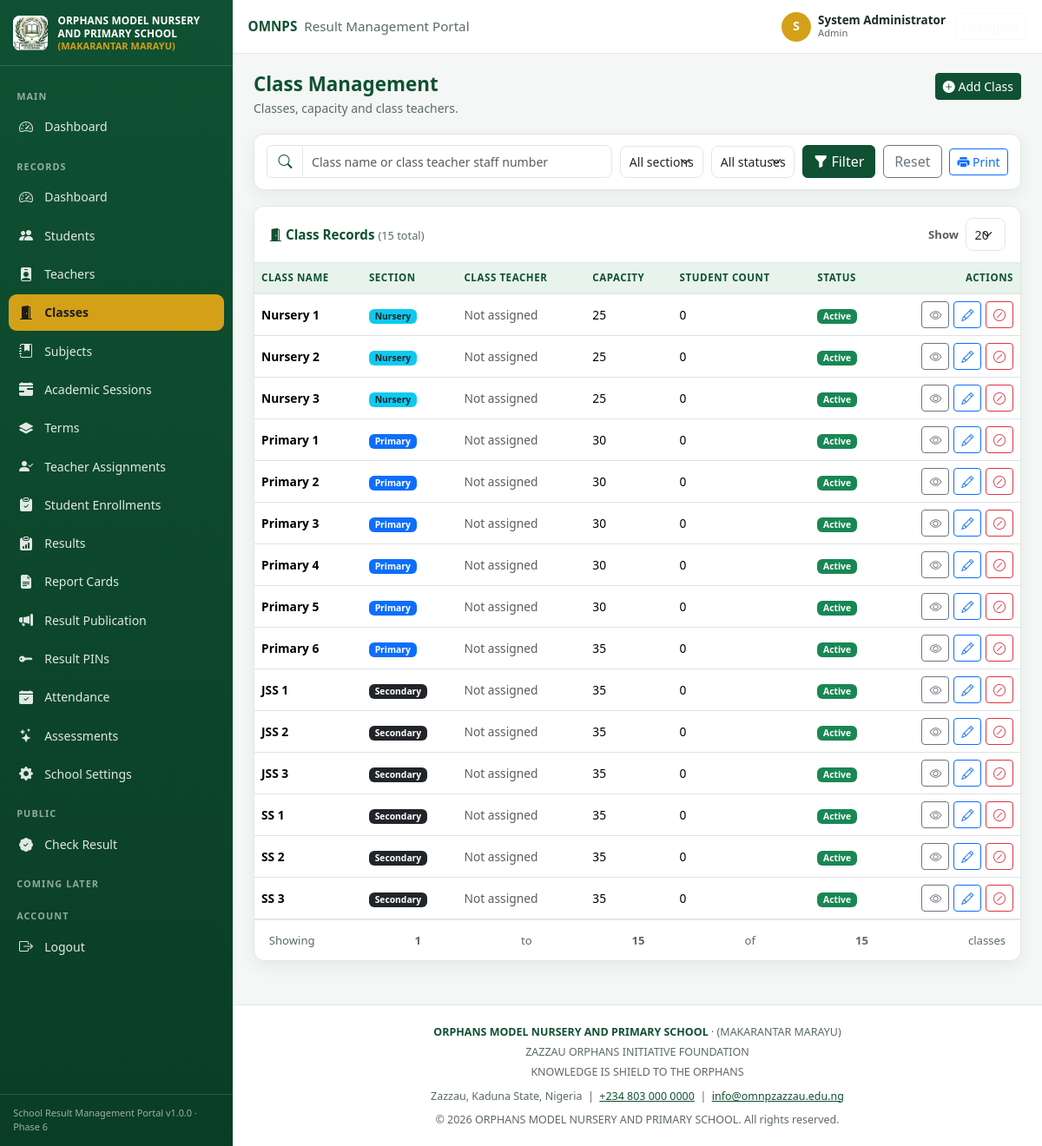
The page /admin/classes.php (signed in) on the database its author committed.
### tables this page shows
CREATE TABLE IF NOT EXISTS `school_settings` (
    `id`                    TINYINT UNSIGNED NOT NULL DEFAULT 1,

    `school_name`           VARCHAR(120) NOT NULL,
    `school_short_name`     VARCHAR(20)  NOT NULL,
    `school_campaign`       VARCHAR(80)  DEFAULT NULL,
    `school_foundation`     VARCHAR(120) DEFAULT NULL,
    `school_motto`          VARCHAR(120) DEFAULT NULL,
    `school_address`        VARCHAR(255) DEFAULT NULL,
    `school_phone`          VARCHAR(40)  DEFAULT NULL,
    `school_email`          VARCHAR(120) DEFAULT NULL,
    `school_website`        VARCHAR(120) DEFAULT NULL,

    `logo_path`             VARCHAR(255) DEFAULT NULL COMMENT 'Path to school logo image',
    `stamp_path`            VARCHAR(255) DEFAULT NULL COMMENT 'Path to school stamp/seal image',

    `created_at`            TIMESTAMP    NOT NULL DEFAULT CURRENT_TIMESTAMP,
    `updated_at`            TIMESTAMP    NOT NULL DEFAULT CURRENT_TIMESTAMP ON UPDATE CURRENT_TIMESTAMP,

    PRIMARY KEY (`id`)
);

CREATE TABLE IF NOT EXISTS `classes` (
    `id`               INT UNSIGNED  NOT NULL AUTO_INCREMENT,
    `class_name`       VARCHAR(50)   NOT NULL,
    `section`          ENUM('Nursery', 'Primary', 'Secondary') NOT NULL,
    `class_teacher_id` INT UNSIGNED      NULL DEFAULT NULL,
    `capacity`         SMALLINT UNSIGNED NOT NULL DEFAULT 30,
    `status`           ENUM('Active', 'Inactive') NOT NULL DEFAULT 'Active',
    `created_at`       TIMESTAMP     NOT NULL DEFAULT CURRENT_TIMESTAMP,
    `updated_at`       TIMESTAMP     NOT NULL DEFAULT CURRENT_TIMESTAMP ON UPDATE CURRENT_TIMESTAMP,
    PRIMARY KEY (`id`),
    UNIQUE KEY `uq_classes_name_section` (`class_name`, `section`),
    KEY `idx_classes_section` (`section`),
    KEY `idx_classes_status` (`status`),
    KEY `idx_classes_teacher_fk` (`class_teacher_id`),
    CONSTRAINT `fk_classes_teacher`
        FOREIGN KEY (`class_teacher_id`) REFERENCES `teachers` (`id`)
        ON DELETE SET NULL ON UPDATE CASCADE
);

### admin/classes.php (the view, shortened to what the rows shown need)
<?php
$search  = trim((string) ($_GET['search'] ?? ''));
$section = (string) ($_GET['section'] ?? '');
$status  = (string) ($_GET['status'] ?? '');
$perPage = resolvePerPage();
$page    = queryInt('page') ?? 1;
if (!inList($section, SECTIONS)) {
    $section = '';
}
if (!inList($status, RECORD_STATUSES)) {
    $status = '';
}
$filters = [
    'search'   => $search,
    'section'  => $section,
    'status'   => $status,
    'per_page' => $perPage,
];
$paging  = paginate(listClasses($filters + ['offset' => 0])['total'], $perPage, $page);
$classes = listClasses($filters + ['offset' => $paging['offset']])['rows'];
$pageHeading  = 'Class Management';
require __DIR__ . '/../includes/admin_top.php';
?>
<div class="page-head">
    <div>
        <h1><?= e($pageHeading) ?></h1>
    </div>
</div>
<div class="table-card">
    <div class="table-card__head">
        <h2 class="table-card__title">
            <i class="bi bi-door-open-fill text-green"></i> Class Records
            <small>(<?= (int) $paging['total'] ?> total)</small>
        </h2>
    </div>
    <div class="table-responsive">
        <table class="table table-hover">
            <thead>
            <tr>
                <th>Class Name</th>
                <th>Section</th>
                <th>Class Teacher</th>
                <th>Capacity</th>
                <th>Student Count</th>
                <th>Status</th>
                <th class="text-end">Actions</th>
            </tr>
            </thead>
            <tbody>
            <?php foreach ($classes as $class): ?>
                <tr>
                    <td class="cell-strong"><?= e($class['class_name']) ?></td>
                    <td><?= sectionBadge($class['section']) ?></td>
                    <td><?= $class['class_teacher_id'] === null
                        ? '<span class="text-muted">Not assigned</span>'
                        : e(joinName($class['teacher_first_name'] ?? '', $class['teacher_middle_name'] ?? '', $class['teacher_last_name'] ?? '')) ?></td>
                    <td><?= (int) $class['capacity'] ?></td>
                    <td><?= (int) $class['student_count'] ?></td>
                    <td><?= statusBadge((string) $class['status']) ?></td>
                    <td>
                        <div class="table-actions justify-content-end">
                            <a class="btn btn-sm btn-outline-secondary" title="View"
                               href="<?= e(assetUrl('admin/class-view.php?id=' . (int) $class['id'])) ?>">
                                <i class="bi bi-eye"></i>
                            </a>
                            <a class="btn btn-sm btn-outline-primary" title="Edit"
                               href="<?= e(assetUrl('admin/class-edit.php?id=' . (int) $class['id'])) ?>">
                                <i class="bi bi-pencil"></i>
                            </a>
                            <form method="post" class="d-inline">
                                <button class="btn btn-sm <?= $class['status'] === 'Inactive' ? 'btn-success' : 'btn-outline-danger' ?>"
                                        data-confirm="<?= $class['status'] === 'Inactive'
                                            ? 'Reactivate ' . e($class['class_name'] . ' (' . $class['section'] . ')') . '?'
                                            : 'Deactivate ' . e($class['class_name'] . ' (' . $class['section'] . ')') . '? The class disappears from the class dropdowns but enrolments are kept.' ?>"
                                        title="<?= $class['status'] === 'Inactive' ? 'Reactivate' : 'Deactivate' ?>">
                                    <i class="bi bi-<?= $class['status'] === 'Inactive' ? 'arrow-counterclockwise' : 'slash-circle' ?>"></i>
                                </button>
                            </form>
                        </div>
                    </td>
                </tr>
            <?php endforeach; ?>
            </tbody>
        </table>
    </div>
</div>
<?php require __DIR__ . '/../includes/admin_bottom.php'; ?>

### includes/navbar.php (shortened to what the rows shown need)
<?php
require_once __DIR__ . '/../config/helpers.php';
$settings = getSchoolSettings();
?>
<header class="app-navbar">
    <div class="app-navbar__title">
        <strong><?= e($settings['school_short_name'] ?? SCHOOL_SHORT_NAME) ?></strong>
        <span class="d-none d-md-inline">Result Management Portal</span>
    </div>
</header>

### includes/sidebar.php (shortened to what the rows shown need)
<?php
require_once __DIR__ . '/../config/helpers.php';
$settings = getSchoolSettings();
$logoPath = $settings['logo_path'] ?? 'assets/images/logo.jpeg';
?>
<aside class="app-sidebar" id="appSidebar" aria-label="Main navigation">
    <div class="app-sidebar__brand">
        <img src="<?= e(assetUrl($logoPath)) ?>" alt="<?= e($settings['school_short_name'] ?? SCHOOL_SHORT_NAME) ?> logo">
        <span class="app-sidebar__brand-text">
            <?= e($settings['school_name'] ?? SCHOOL_NAME) ?>
            <small><?= e($settings['school_campaign'] ?? SCHOOL_CAMPAIGN) ?></small>
        </span>
    </div>
</aside>

### includes/ui.php (shortened to what the rows shown need)
<?php
require_once __DIR__ . '/../config/functions.php';
function statusBadge(string $status): string
{
    return '<span class="badge ' . e(statusBadgeClass($status)) . '">' . e($status) . '</span>';
}
function sectionBadge(string $section): string
{
    $colours = [
        'Nursery'   => 'bg-info text-dark',
        'Primary'   => 'bg-primary',
        'Secondary' => 'bg-dark',
    ];
    return '<span class="badge ' . e($colours[$section] ?? 'bg-secondary') . '">' . e($section) . '</span>';
}

### includes/footer.php (shortened to what the rows shown need)
<?php
require_once __DIR__ . '/../config/helpers.php';
$settings = getSchoolSettings();
?>
        <footer class="app-footer">
            <div class="mb-1">
                <strong class="text-green"><?= e($settings['school_name'] ?? SCHOOL_NAME) ?></strong> &middot; <?= e($settings['school_campaign'] ?? SCHOOL_CAMPAIGN) ?>
            </div>
            <div class="mb-1"><?= e($settings['school_foundation'] ?? SCHOOL_FOUNDATION) ?></div>
            <div><?= e($settings['school_motto'] ?? SCHOOL_MOTTO) ?></div>
            <div class="mt-2">
                <?= e($settings['school_address'] ?? SCHOOL_ADDRESS) ?> &nbsp;|&nbsp;
                <a href="tel:<?= e(preg_replace('/\s+/', '', (string) ($settings['school_phone'] ?? SCHOOL_PHONE))) ?>" class="text-green"><?= e($settings['school_phone'] ?? SCHOOL_PHONE) ?></a>
                &nbsp;|&nbsp;
                <a href="mailto:<?= e($settings['school_email'] ?? SCHOOL_EMAIL) ?>" class="text-green"><?= e($settings['school_email'] ?? SCHOOL_EMAIL) ?></a>
            </div>
            <div class="mt-2">&copy; <?= e(date('Y')) ?> <?= e($settings['school_name'] ?? SCHOOL_NAME) ?>. All rights reserved.</div>
        </footer>
    </main>
</div>
</body>
</html>

### rows shown on the page
school_settings: school_short_name "OMNPS", logo_path (picture), school_name "ORPHANS MODEL NURSERY AND PRIMARY SCHOOL", school_campaign "(MAKARANTAR MARAYU)", school_foundation "ZAZZAU ORPHANS INITIATIVE FOUNDATION", school_motto "KNOWLEDGE IS SHIELD TO THE ORPHANS", school_address "Zazzau, Kaduna State, Nigeria", school_phone "+234 803 000 0000", school_email "info@omnpzazzau.edu.ng"
classes: class_name "Nursery 1", section "Nursery", shows "Not assigned", capacity "25", student_count "0", status "Active"
classes: class_name "Nursery 2", section "Nursery", shows "Not assigned", capacity "25", student_count "0", status "Active"
classes: class_name "Nursery 3", section "Nursery", shows "Not assigned", capacity "25", student_count "0", status "Active"
classes: class_name "Primary 1", section "Primary", shows "Not assigned", capacity "30", student_count "0", status "Active"
classes: class_name "Primary 2", section "Primary", shows "Not assigned", capacity "30", student_count "0", status "Active"
classes: class_name "Primary 3", section "Primary", shows "Not assigned", capacity "30", student_count "0", status "Active"
classes: class_name "Primary 4", section "Primary", shows "Not assigned", capacity "30", student_count "0", status "Active"
classes: class_name "Primary 5", section "Primary", shows "Not assigned", capacity "30", student_count "0", status "Active"
classes: class_name "Primary 6", section "Primary", shows "Not assigned", capacity "35", student_count "0", status "Active"
classes: class_name "JSS 1", section "Secondary", shows "Not assigned", capacity "35", student_count "0", status "Active"
classes: class_name "JSS 2", section "Secondary", shows "Not assigned", capacity "35", student_count "0", status "Active"
classes: class_name "JSS 3", section "Secondary", shows "Not assigned", capacity "35", student_count "0", status "Active"
classes: class_name "SS 1", section "Secondary", shows "Not assigned", capacity "35", student_count "0", status "Active"
classes: class_name "SS 2", section "Secondary", shows "Not assigned", capacity "35", student_count "0", status "Active"
classes: class_name "SS 3", section "Secondary", shows "Not assigned", capacity "35", student_count "0", status "Active"

### other values the page prints
$navInitial "S"
$navUser['full_name'] "System Administrator"
$navUser['role'] "Admin"
$link['label'] "Dashboard"
$link['label'] "Students"
$link['label'] "Teachers"
$link['label'] "Classes"
$link['label'] "Subjects"
$link['label'] "Academic Sessions"
$link['label'] "Terms"
$link['label'] "Teacher Assignments"
$link['label'] "Student Enrollments"
$link['label'] "Results"
$link['label'] "Report Cards"
$link['label'] "Result Publication"
